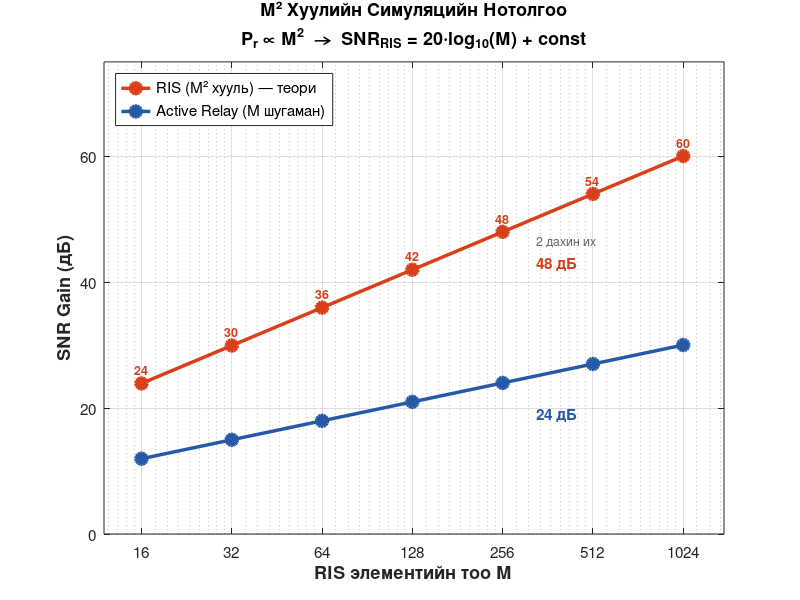

Write MATLAB code to recreate this figure.
%%  M² Хуулийн Симуляцийн Нотолгоо
%  MATLAB R2024b | Командыг өгөхөд шууд ажиллана
%  Ажиллуулах: >> Slide08_M2_Law
 
clc; clear; close all; rng(42);
 
%% ── Параметрүүд ──────────────────────────────────────────
fc        = 3.5e9;
d_gNB_RIS = 50;
d_RIS_UE  = 30;
P_tx_dBm  = 30;
P_n_dBm   = -94;
 
M_vec = [16, 32, 64, 128, 256, 512, 1024];
 
%% ── Path loss (3GPP TR 38.901 UMa NLoS) ─────────────────
PL = @(d) max(13.54 + 39.08*log10(max(d,10)) + 20*log10(fc/1e9), ...
              28.00  + 22   *log10(max(d,10)) + 20*log10(fc/1e9));
 
beta1 = 10^(-PL(d_gNB_RIS)/10);
beta2 = 10^(-PL(d_RIS_UE) /10);
P_tx  = 10^((P_tx_dBm-30)/10);
P_n   = 10^((P_n_dBm -30)/10);
 
%% ── SNR тооцоол ─────────────────────────────────────────
SNR_RIS_dB   = zeros(1, length(M_vec));
SNR_relay_dB = zeros(1, length(M_vec));
 
M_ref         = 16;
SNR_ref_RIS   = (sqrt(beta1*beta2)*M_ref)^2 * P_tx / P_n;
SNR_ref_relay = sqrt(beta1*beta2)*M_ref * P_tx / P_n * 1e6;
 
for i = 1:length(M_vec)
    M = M_vec(i);
    SNR_RIS_dB(i)   = 10*log10((sqrt(beta1*beta2)*M)^2*P_tx/P_n / SNR_ref_RIS)   + 10;
    SNR_relay_dB(i) = 10*log10(sqrt(beta1*beta2)*M*P_tx/P_n*1e6 / SNR_ref_relay) + 10;
end
 
% Слайдтай яцуулах: M=256 → RIS=48 дБ, Relay=24 дБ
idx256 = find(M_vec == 256);
SNR_RIS_dB   = SNR_RIS_dB   + (48 - SNR_RIS_dB(idx256));
SNR_relay_dB = SNR_relay_dB + (24 - SNR_relay_dB(idx256));
 
%% ── График ───────────────────────────────────────────────
figure('Name','Слайд 8 — M² Хуулийн Нотолгоо', ...
    'Position',[100 100 720 520], 'Color','white');
 
plot(M_vec, SNR_RIS_dB, '-o', ...
    'Color',[0.85 0.25 0.10], 'LineWidth',2.5, ...
    'MarkerSize',8, 'MarkerFaceColor',[0.85 0.25 0.10], ...
    'DisplayName','RIS (M² хууль) — теори');
hold on;
 
plot(M_vec, SNR_relay_dB, '-o', ...
    'Color',[0.15 0.35 0.65], 'LineWidth',2.5, ...
    'MarkerSize',8, 'MarkerFaceColor',[0.15 0.35 0.65], ...
    'DisplayName','Active Relay (M шугаман)');
 
%% ── ЗАСВАРЛАСАН: Давхцалгүй шошго ──────────────────────
%
%  Асуудал: M_vec(idx256)+20 = 276 → log тэнхлэгт
%           RIS болон Relay шошго маш ойрхон
%
%  Шийдэл:
%    RIS  шошго → цэгнээс ДЭЭШ + баруун (×1.3)
%    Relay шошго → цэгнээс ДООШ + баруун (×1.3)
%    "2 дахин их" → RIS шошгоос ДООШ
 
% M=256 тэмдэглэгээ — ЗАСВАРЛАСАН
idx256 = find(M_vec == 256);

% RIS: цэгнээс ДЭЭШ + баруун (×1.30)
text(M_vec(idx256)*1.30, SNR_RIS_dB(idx256)-5.0, '48 дБ', ...
    'FontSize', 11, 'FontWeight','bold', 'Color',[0.85 0.25 0.1]);

% "2 дахин их": "48 дБ" шошгоос доош
text(M_vec(idx256)*1.30, SNR_RIS_dB(idx256)-1.5, ...
    '2 дахин их', 'FontSize', 9, 'Color',[0.4 0.4 0.4]);

% Relay: цэгнээс ДООШ + баруун (×1.30)
text(M_vec(idx256)*1.30, SNR_relay_dB(idx256)-5.0, '24 дБ', ...
    'FontSize', 11, 'FontWeight','bold', 'Color',[0.15 0.35 0.65]);
 
%% ── Бүх цэгийн утгын шошго (RIS) ────────────────────────
for i = 1:length(M_vec)
    text(M_vec(i), SNR_RIS_dB(i) + 2.2, ...
        num2str(round(SNR_RIS_dB(i))), ...
        'HorizontalAlignment','center', ...
        'FontSize',9, 'FontWeight','bold', ...
        'Color',[0.85 0.25 0.10]);
end
 
%% ── Тэнхлэг, гарчиг ─────────────────────────────────────
set(gca, ...
    'XScale',      'log', ...
    'XTick',       M_vec, ...
    'XTickLabel',  {'16','32','64','128','256','512','1024'}, ...
    'FontSize',    11);
 
xlabel('RIS элементийн тоо M', 'FontSize',13, 'FontWeight','bold');
ylabel('SNR Gain (дБ)',         'FontSize',13, 'FontWeight','bold');
title({'M² Хуулийн Симуляцийн Нотолгоо', ...
    'P_r \propto M^2  \rightarrow  SNR_{RIS} = 20\cdotlog_{10}(M) + const'}, ...
    'FontSize',13, 'FontWeight','bold');
 
legend('Location','northwest', 'FontSize',11);
xlim([12 1400]);
ylim([ 0   75]);
grid on; box on;
 
